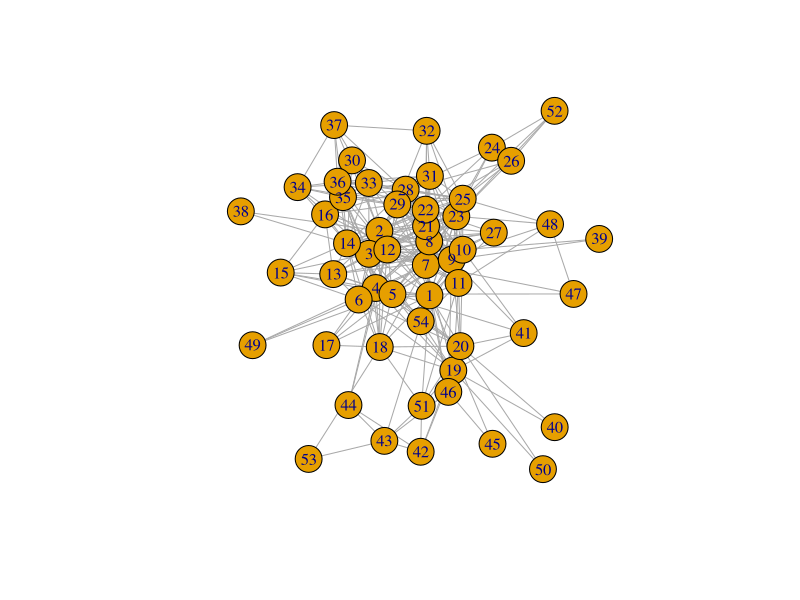
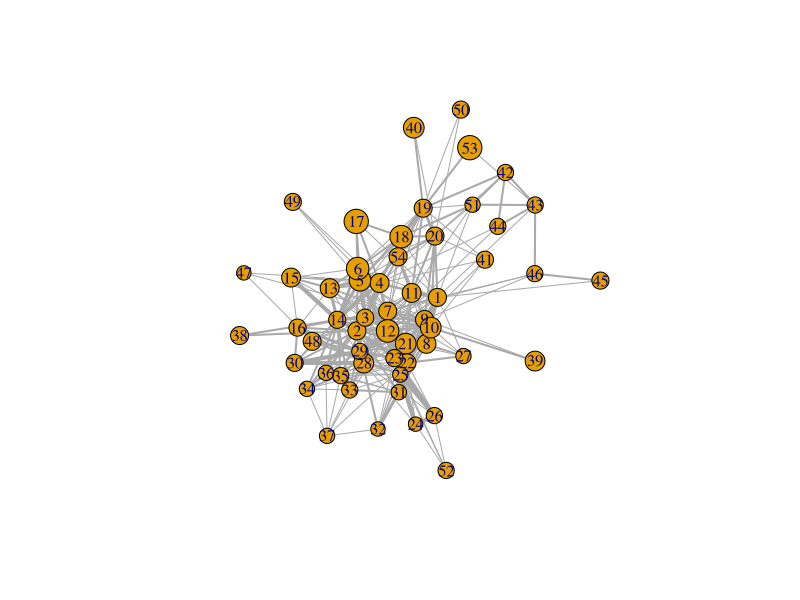
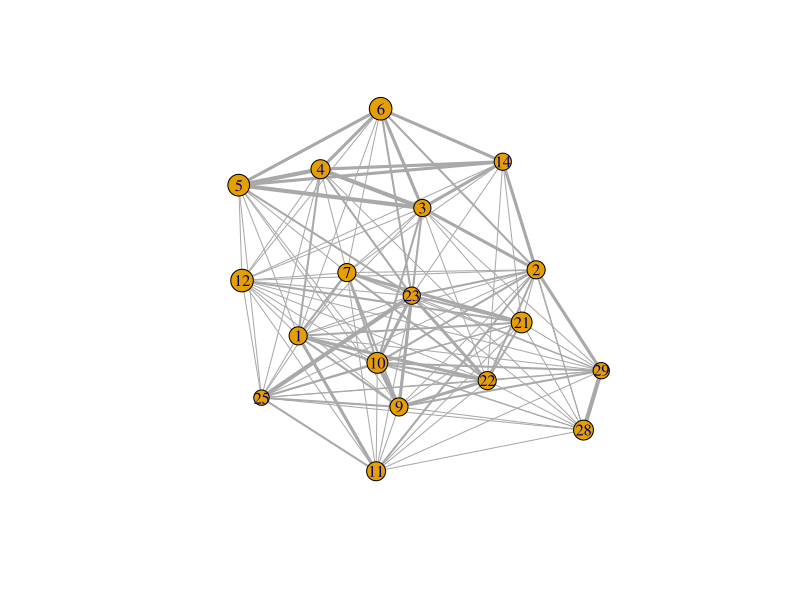
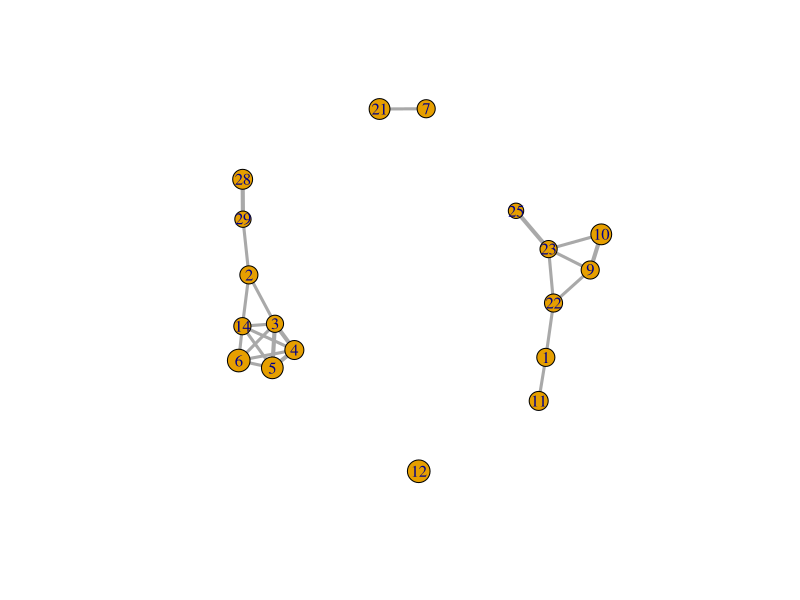
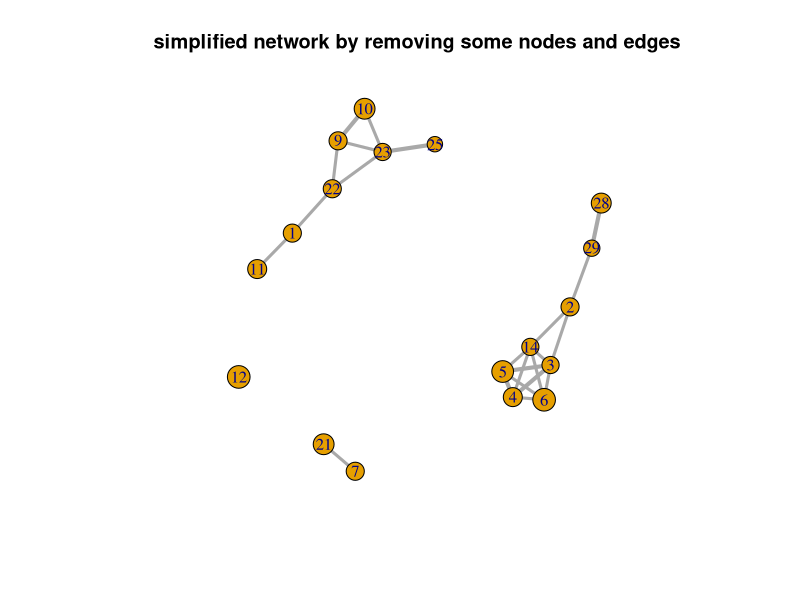
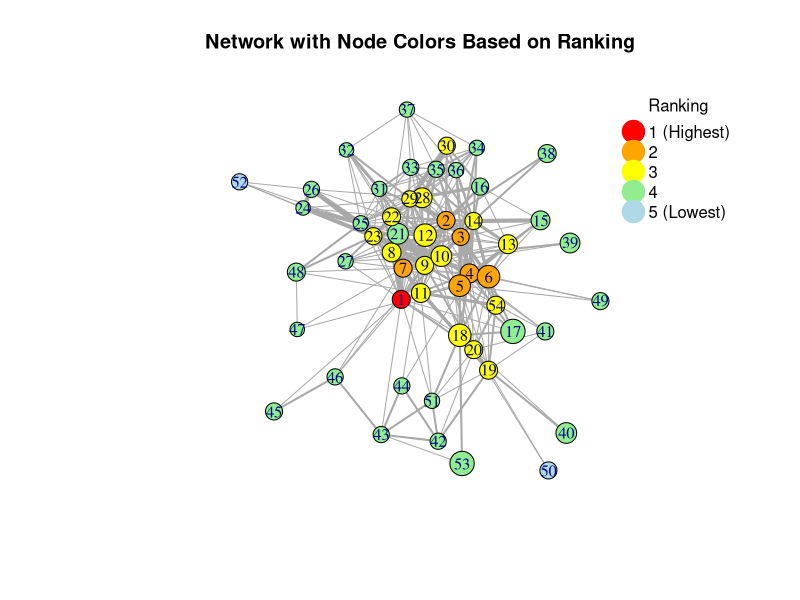
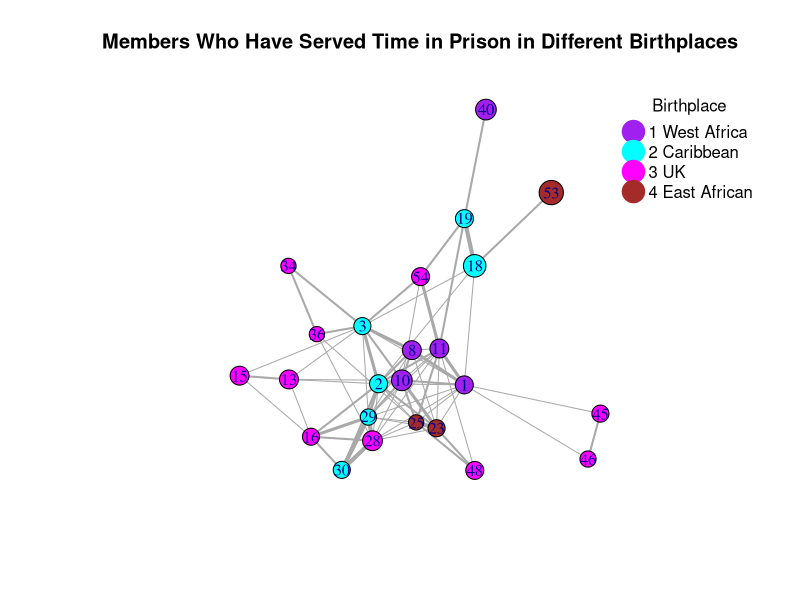
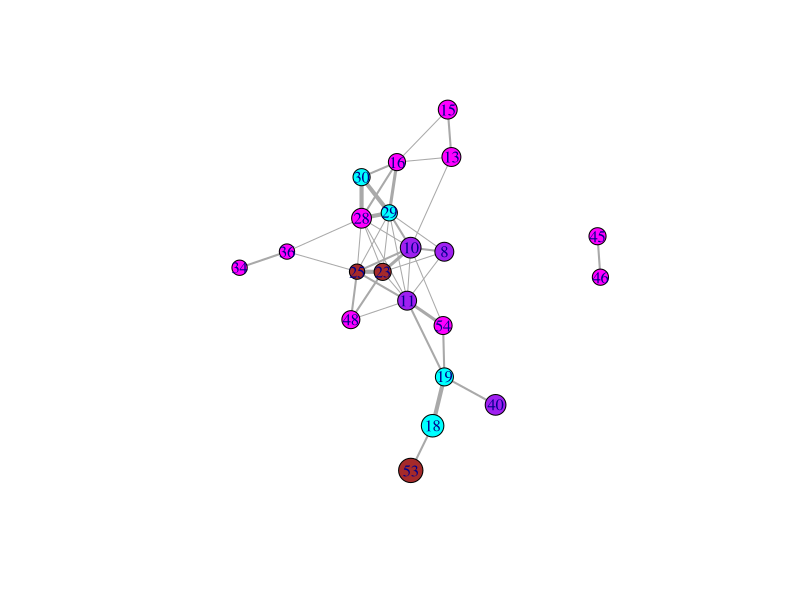

Here is the R script that generated these plots, in order:
# set working directory and load packages
setwd("./DataSet")


install.packages("igraph")
library(igraph)

########################## T1 (done) ##########################
#(a) import csv files and check the content
nodes <- read.csv("StreetGangNodes.csv")
links <- read.csv("StreetGangLinks.csv")

head(nodes)
head(links)

#(b) convert into igraph object, set links to undirected
net <- graph_from_data_frame(d=links, vertices = nodes, directed = F)

#(c) Examine the nodes, edges, and their attributes
class(net)
net

E(net) #examine edges/links
V(net) #examine vertices/nodes
E(net)$name
edge_attr(net) #examine attributes
vertex_attr(net)

#(d) plot the network using the default settings
plot(net)

#(e) plot the network again with some required settings
V(net)$size <- V(net)$Age/2 #nodes
E(net)$width <- E(net)$weight #links
plot(net)


########################## T2 (done) ##########################
#(a) Explore measures of centrality within the network
#degree
centrality_degree <- degree(net)

#betweenness
centrality_betweenness <- betweenness(net, directed=T, weights=NA)
centrality_betweenness

#closeness
centrality_closeness <- closeness(net, mode="all", weights=NA)
centrality_closeness

#(b) descending order of each centrality measure
#degree
sorted_degree <- sort(centrality_degree, decreasing = TRUE)
top3_degree <- head(sorted_degree, 3)
top3_degree

#betweenness
sorted_betweenness <- sort(centrality_betweenness, decreasing = TRUE)
top3_betweenness <- head(sorted_betweenness, 3)
top3_betweenness

#closeness
sorted_closeness <- sort(centrality_closeness, decreasing = TRUE)
top3_closeness <- head(sorted_closeness, 3)
top3_closeness


########################## T3 (done) ##########################
#(a)simplify the network
#remove nodes with a degree less than 15
net_degree <- delete_vertices(net, degree(net)<=15)
plot(net_degree)

#remove edges whose weight attribute is less than 3
net_simplified <- delete_edges(net_degree, E(net_degree)[weight < 3])
plot(net_simplified)

#plot using layout option of 'layout_nicely'
plot(net_simplified, layout = layout_nicely(net_simplified), main="simplified network by removing some nodes and edges ")


########################## T4 (done) ##########################
#(a) set the color of node based on Ranking 1-5, where 1 is the highest ranking
colrs <- c("red", "orange", "yellow", "lightgreen", "lightblue")
V(net)$color <- colrs[V(net)$Ranking]
plot(net, layout = layout_nicely(net), main="Network with Node Colors Based on Ranking")
legend(x=1.1, y=1.1, c("1 (Highest)", "2", "3", "4", "5 (Lowest)"), 
       pch=21, col=colrs, pt.bg=colrs, pt.cex=3, cex=1, bty="n", ncol=1, title = "Ranking")

#(b) set the color of node based on Birthplace
colrs2 <- c("purple","cyan", "magenta", "brown")
V(net)$color <- colrs2[V(net)$Birthplace]

#simply the network to include only those who have served time in prison
prison_members <-V(net)[V(net)$Prison == 1]
net_prison <- induced_subgraph(net, prison_members)
plot(net_prison, layout = layout_nicely(net_prison), main="Members Who Have Served Time in Prison in Different Birthplaces")
legend(x=1.1, y=1.1, c("1 West Africa", "2 Caribbean", "3 UK", "4 East African"), 
       pch=21, col=colrs2, pt.bg=colrs2, pt.cex=3, cex=1, bty="n", ncol=1, title = "Birthplace")

#(c) delete nodes where a gang member's ranking is less than 3
net_prison_filter <- delete_vertices(net_prison, V(net_prison)$Ranking < 3)
plot(net_prison_filter) 

# create a two-panel plot (1 row, 2 columns)
hs <- hub_score(net_prison_filter)
par(mfrow=c(1,2))

# first panel, 15 times the value of the hub score
node_sizes <- 15 * hs$vector
plot(net_prison_filter, layout = layout_nicely(net_prison_filter), vertex.size = node_sizes,
     main = "Network with Node Sizes 15 Times Proportional to Hub Score")

# second panel
clusters <- cluster_optimal(net_prison_filter)
plot(clusters, net_prison_filter, main = "Communities within the Network")


########################## T5 (done) ##########################
net_ranking1 <- delete_vertices(net, V(net)$Ranking != 1)
plot(net_ranking1, layout = layout_nicely(net_ranking1), vertex.size = 15, vertex.label.cex=1.7, main="Members Whose Ranking is 1 (Highest)")

net_ranking2 <- delete_vertices(net, V(net)$Ranking != 2)
plot(net_ranking2, layout = layout_nicely(net_ranking2), vertex.size = 15, vertex.label.cex=1.7, main="Members Whose Ranking is 2")

net_ranking3 <- delete_vertices(net, V(net)$Ranking != 3)
plot(net_ranking3, layout = layout_nicely(net_ranking3), vertex.size = 15, vertex.label.cex=1.7, main="Members Whose Ranking is 3")


net_ranking4 <- delete_vertices(net, V(net)$Ranking != 4)
plot(net_ranking4, layout = layout_nicely(net_ranking4), vertex.size = 15, vertex.label.cex=1.4, main="Members Whose Ranking is 4")


net_ranking5 <- delete_vertices(net, V(net)$Ranking != 5)
plot(net_ranking5, layout = layout_nicely(net_ranking5), vertex.size = 15, vertex.label.cex=1.7, main="Members Whose Ranking is 5 (Lowest)")


########################## T6 (done) ##########################
#(a) three networks
# remove links with a weight value equal to 1
net_filter <- delete_edges(net, E(net)[weight == 1])

# West African (1) and UK (3), subset using induced_subgraph()
subnet_west <- induced_subgraph(net_filter, V(net_filter)[Birthplace %in% c(1,3)])

colrs2 <- c("purple","cyan", "magenta", "brown")
plot(subnet_west, layout = layout_nicely(subnet_west), main="West African (1) and UK (3) Network")
legend(x=1.5, y=1.1, c("1 West Africa", "2 Caribbean", "3 UK", "4 East African"), 
       pch=21, col=colrs2, pt.bg=colrs2, pt.cex=3, cex=1, bty="n", ncol=1, title = "Birthplace")

# Caribbean (2) and UK (3)
subnet_Caribbean <- induced_subgraph(net_filter, V(net_filter)[Birthplace %in% c(2,3)])
plot(subnet_Caribbean, layout = layout_nicely(subnet_Caribbean), main="Caribbean (2) and UK (3) Network")

# East African (4) and UK (3)
subnet_East <- induced_subgraph(net_filter, V(net_filter)[Birthplace %in% c(3,4)])
plot(subnet_East, layout = layout_nicely(subnet_East), main="East African (4) and UK (3) Network")


#(b) use UK and Caribbean network to calculate authority score
as <- authority_score(subnet_Caribbean, weights=NA)$vector

# Create two plots where the node size 10 times the value of authority score
par(mfrow=c(1,2))
plot(subnet_Caribbean,vertex.size=as*10, main="Network with Authorities")

communities <- cluster_optimal(subnet_Caribbean)
plot(communities, subnet_Caribbean, main="Network Communities")

colrs3 <- c("cyan", "magenta")
legend("bottomleft", c("2 Caribbean", "3 UK"), 
       pch=21, col=colrs3, pt.bg=colrs3, pt.cex=2, cex=1, bty="n", ncol=1, title = "Birthplace")

